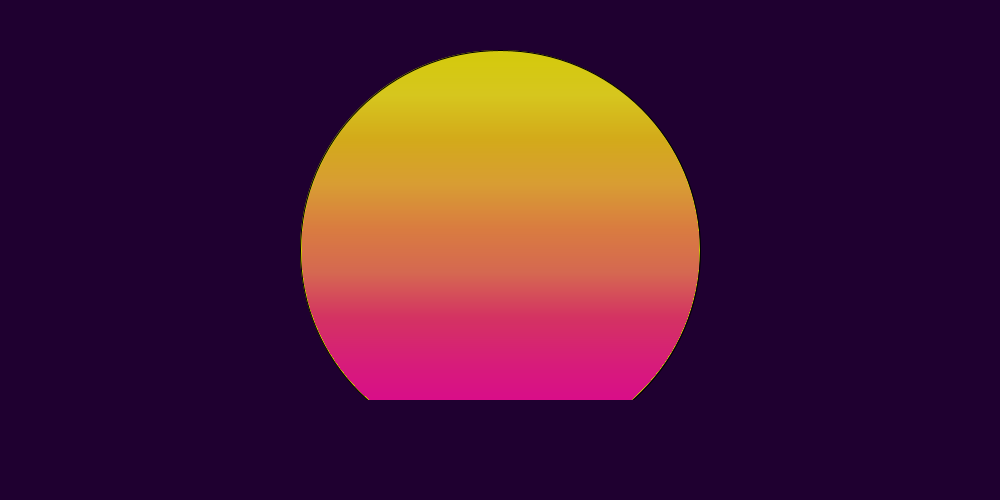
Frame 1 (no input)
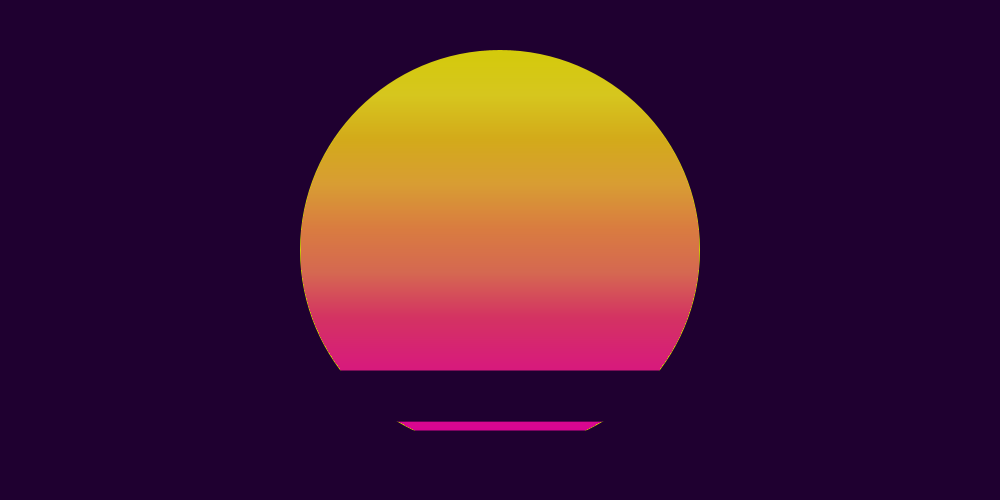
Frame 60 (the mouse pressed at the canvas centre just before this capture)
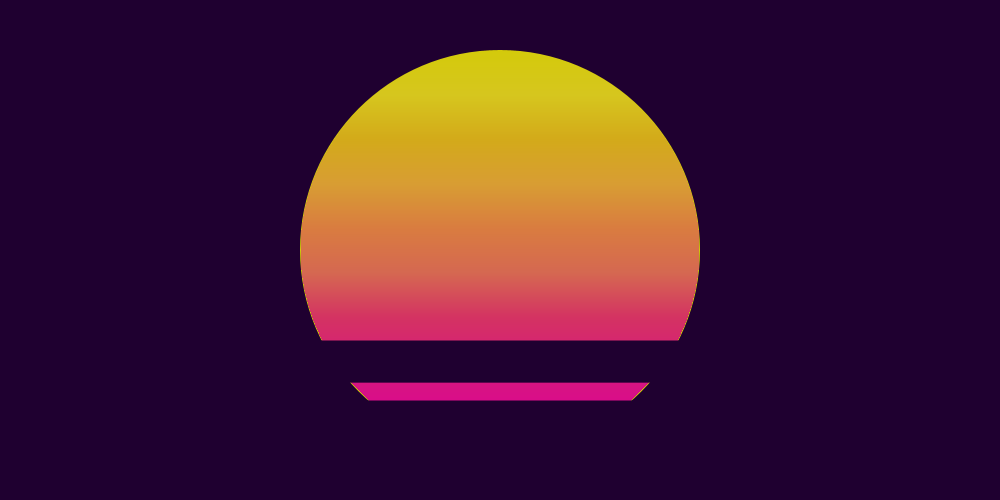
Frame 120 (the mouse held since frame 60 and released just before this capture)

The Processing sketch that drew these frames (run headless with seeded random() and noise(); from frame 60 on, the mouse is pressed at the canvas centre):

// Processing sketch: RetroSun
// ── RetroSun.pde
color bgColor = color(31, 0, 48);
  
int suntopy = 50;
int sunbottomy = 450; 
int suncenterx = 500;
int suncentery = 250;
int sunradius = 200;

// RGB colors
color[] sunColors = {
  color(212, 202, 11), 
  color(214, 198, 30), 
  color(211, 170, 26), 
  color(216, 157, 51), 
  color(217, 124, 64), 
  color(213, 104, 81), 
  color(212, 51, 98), 
  color(215, 29, 121), 
  color(217, 11, 139), 
  color(217, 0, 151)
};

  float y;
  float h;
  float x;
  float w;
  ArrayList<Rectangle> sections;


void setup() {
  // 1. Set the size of your sketch
  size(1000,500);
  y = 400;
  h = 60;
  x = suncenterx - sunradius;
  w = 2 * sunradius;
  sections = new ArrayList<Rectangle>();
  Rectangle rect0 = new Rectangle(x,y,w,h);
  Rectangle rect1 = new Rectangle(x,y + 60,w,h + 30);
  Rectangle rect2 = new Rectangle(x,y + 120,w,h + 45);
  Rectangle rect3 = new Rectangle(x,y + 180,w,h + 60);

  sections.add(rect0);
  sections.add(rect1);
  sections.add(rect2);
  sections.add(rect3);

}


void draw() {
  // 2. Draw the bgColor background color
background(bgColor);
  /*
   * PART 1: Drawing the sun
   */

  // Draw an ellipse for the sun in the center of the window
  // Use fill(sunColors[0]) to make it yellow
  // Use noStroke() to remove the black outline
  fill(sunColors[0]);
  ellipse(500,250,400,400);
  noStroke();


  // Do you see a yellow sun like in the 1st image?
  // If not, fix your code before proceeding.

  /*
   * PART 2: Drawing a color gradient on the sun
   *
   * This will make the sun have gradually different colors from the 
   * top to bottom
   */

  // Call the loadPixels() method to put all the pixel colors into
  // the pixels[] array
  // https://processing.org/reference/loadPixels_.html

  // Loop through all the pixels in your window.
  // By default, a pixel is a 1x1 colored square, so if the window width is 600 
  // and the height is 400 (600x400), then there are 600 * 400 = 240,000 pixels 

    // We want to change the color of our sun so use an if statement
    // to check if the pixel is the color of the yellow circle. 

      // If it's the same color we need to map the pixel to a
      // color in our sunColors[] array (see 2nd gradient image)

      // The top of the sun is yellow (sunColors[0]) and the bottom
      // of the sun is red (sunColors[sunColors.length - 1]

      // In order to get the right color, the y value from the top of
      // the sun to the bottom has to be mapped to a range from 0 to 1.
      // Use the map() function to do that:
      // int y = i / width;
      // float step = map(y, sunTopY, sunBottomY, 0, 1);

      // Call interpolateColor(sunColors, step) and save the color
      // variable that's returned

      // Set pixels[i] to the returned color 
      
      loadPixels();
      
      for(int i = 0; i < pixels.length; i++){
           if(sunColors[0] == pixels[i]){     
        int y = i / width;
        float step = map(y, suntopy, sunbottomy, 0, 1);  
          
        pixels[i] = interpolateColor(sunColors, step);
           }
        }

              updatePixels();

  // Call updatePixels() after your loop through all the pixels to
  // update the pixel colors
  // https://processing.org/reference/updatePixels_.html

  /*
   * PART 3: Drawing the missing sections at the bottom of the sun
   *
   * The missing parts of the sun are created by drawing rectangles
   * over the sun with the same color as the background.
   */

  // Set the fill color to the background colorfill
  
  // To draw each rectangle we need to find its x, y, width, height
  // *The y position can be any value within the sun:
  //   float y = width / 2;
  // *The height can be any value you choose:
  //   float h = 40;
  // *The x position can be the center of the sun's x position minus the radius:
  //   float x = sunCenterX - sunRadius
  // * The width can be 2 times the radius
  //   float w = 2 * sunRadius

  // Do you see a section missing from the sun like in the 3rd image?
  
  fill(bgColor);  

  /*
   * PART 4: Moving the missing sun sections
   *
   * To move a section upwards each rectangle's y value needs to decrease.
   * To make the section get smaller, its height needs to also decrease.
   */
   
  // Decrease the y variable of the rectangular section created in PART 3.
  // If there isn't a variable, declare a float variable OUTSIDE of the
  // draw function AND initialize it in the setup() function.

  // Do you see the rectangle moving upwards?

for(int i = 0; i < sections.size(); i++){
  sections.get(i).draw();
    noStroke();
  sections.get(i).update();
}

  
  // Pick a y positon to be the location when the sections stop moving up. 150
  // If the rectangle's y positon is above this, move the rectangle's
  // y position back to the bottom of the sun.

  // Does the rectangle move back to the bottom?

  // Decrease the the height of the rectangle as it moves upwards.
  // Similar to the y positon, a float variable for the height needs to be
  // created if it doesn't already exist.

  // Adjust the amount to decrease so that it disappears close to the top.
 
 
  // Add code to reset the height of the rectangle when it moves back to
  // the bottom of the sun.
      
  /*
   * PART 5: Managing the missing sun sections
   *
   * Using a list to manage moving multiple missing sun sections 
   */
;
  // Figure out how to create the other missing sun sections using the
  // code you wrote for the 1 missing sun section.
  // *HINT* You can use the Rectangle class defined below to create
  //        a list of Rectangles.

  /*
   * PART 6: Adding extras
   *
   * If you want to make your retro sun look more unique, try adding
   * reflections and stars.
   * See the Retro Sun webpage on the League level 3 website
   * for example code and classes.
   */


}
// Placed here so it can be used by all classes
// Variable step should be between 0 and 1, inclusive
color interpolateColor(color[] arr, float step) {
  int sz = arr.length;

  if (sz == 1 || step <= 0.0) {
    return arr[0];
  } else if (step >= 1.0) {
    return arr[sz - 1];
  }

  float scl = step * (sz - 1);
  int i = int(scl);

  return lerpColor(arr[i], arr[i + 1], scl - i);
}

// Feel free to use this class to create a list of missing
// sections in the sun, for example:
// ArrayList<Rectangle> sections = new ArrayList<Rectangle>();
class Rectangle {
  float x, y, w, h;

  Rectangle(float x, float y, float w, float h) {
    this.x = x;
    this.y = y;
    this.w = w;
    this.h = h;
  }
  
  void draw(){
      rect(x,y,w,h);
  }
  
  void update(){
    y = y - 0.5;
    h = h - 0.15;
    
    if(y < 250){
      y = 580;
    }
    
    if (h < 0){
      h = 60;
  }
  }
}
